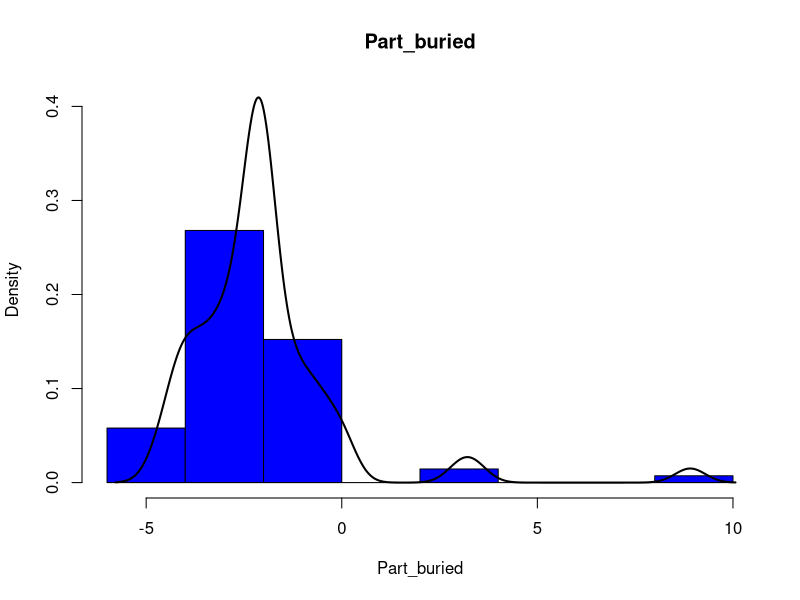
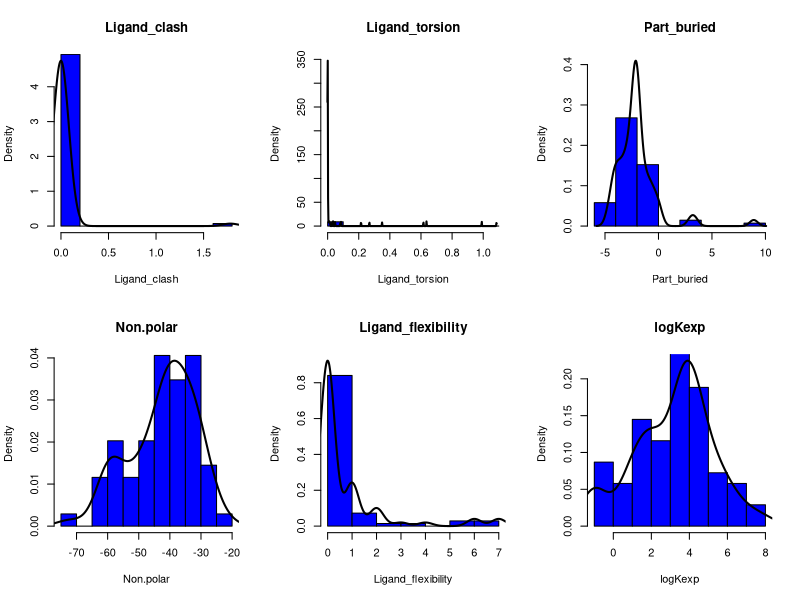
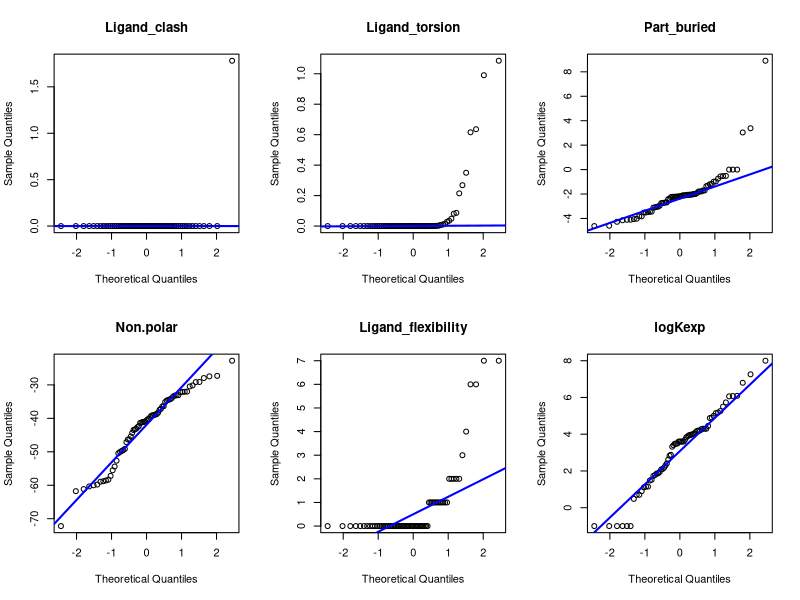

The R source for these figures, in order:
## ---- chunk 1
library(tidyverse)
#tinytex::install_tinytex()
## ---- chunk 2

get_column_value <- function(d_frame, d_col) {
  # Use get() to retrieve the column by its string name
  # expand to use d_cal being a list
  get(d_col, d_frame)
}


hist_ylims <- function(dens){
  # Get y axis limits for a column from a data frame
  #data = get_column_value(d_frame, d_col)
  ylim = c(min(dens$y), c(max(dens$y)))
  return(ylim)
  }

int_made_even<- function(num){
  # make an int even
  if((num %% 2) != 0) 
    return(num+1)
  else
    return(num)
 }
  

hist_kde <- function(d_frame, d_col){
  # Colored Histogram with KDE line for clarity
  data  = get_column_value(d_frame, d_col )
  dens <- density(data)
  hist(data, main=d_col, xlab = d_col, ylim = (hist_ylims(dens)), col="blue", freq = FALSE)
  lines(dens, lwd = 2,  col = "black")
}

q_q_plot <- function(d_frame, d_col){
  # Generate a quartile quartile plot
  data  = get_column_value(d_frame, d_col )
  qqnorm(data, main = d_col,  pch = 1)
  qqline(data, col = "blue", lwd = 2)
}

multi_plot <- function(d_frame,plot_t){
 # multi plot 
  n_col = ncol(d_frame)
  print(n_col)
  n_plot = int_made_even(n_col)
  print(n_plot)
  col_names = colnames(d_frame)
  print(n_plot)
  # make plots
  par(mfrow=c(2,(n_plot/2) ))
  for (col in col_names)
    plot_t(d_frame, col)
 }

## ---- chunk 3
df = read.csv("tab_gold_wt.csv", header = TRUE)
## ---- chunk 4
summary(df)
## ---- chunk 5
 df <- df[-c(1)]
 summary(df)
## ---- chunk 6
col_names = colnames(df)
print(ncol(df))
print(col_names[1])
int_made_even(3)
## ---- chunk 7

hist_kde(df, "Part_buried")
## ---- chunk 8
multi_plot(df, hist_kde)
## ---- chunk 9
multi_plot(df, q_q_plot)
